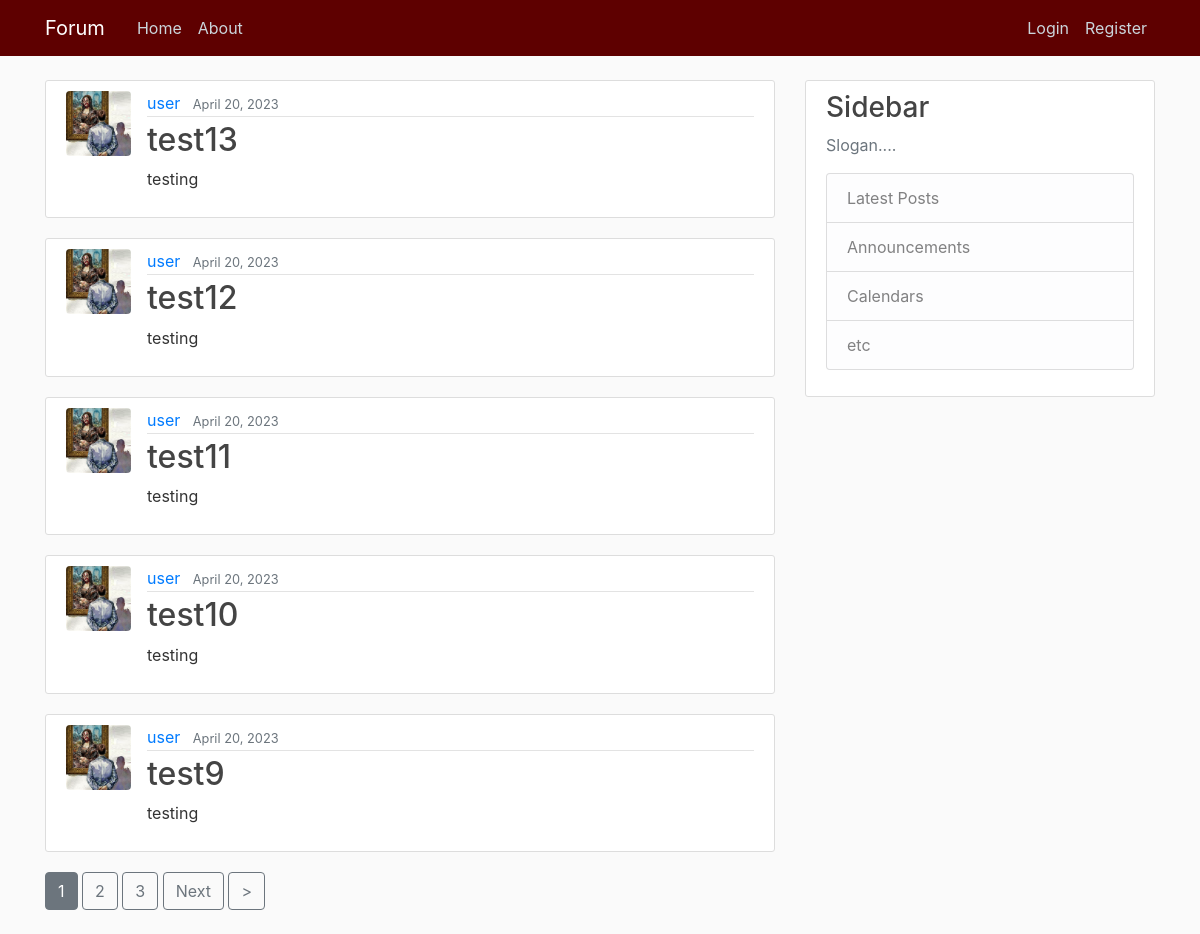
The app's page /, older data.
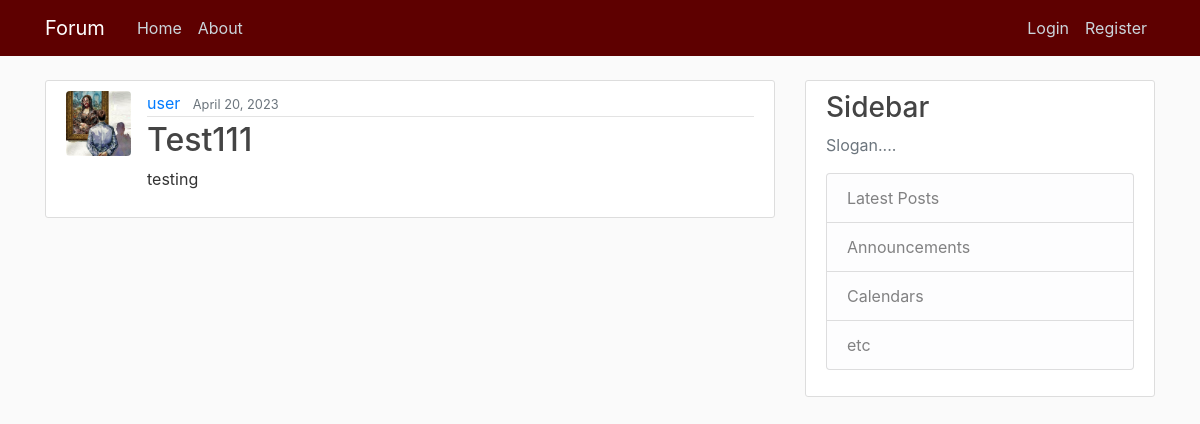
The same page, newer data.
### blog/models.py (models this page shows, shortened)
class Post(models.Model):
    title = models.CharField(max_length=150)                    # Title field for 150 characters
    content = models.TextField()                                # Text field
    date_posted = models.DateTimeField(default=timezone.now)    # Time Stamp for the defaults Time Zone
    author = models.ForeignKey(User, on_delete=models.CASCADE)  # User if User gets delete, so are its Posts

### users/models.py (models this page shows, shortened)
class Profile(models.Model):
    user = models.OneToOneField(User, on_delete=models.CASCADE)
    image = models.ImageField(default='default.png' or 'default_a', upload_to='profile_img')

### blog/views.py (the view)
# urls.py: path('', PostListView.as_view(), name='blog-home'),
class PostListView(ListView):
    model = Post
    template_name = 'blog/home.html'
    context_object_name = 'posts'
    ordering = ['-date_posted']
    paginate_by = 5

### blog/templates/blog/home.html (shortened to what this page needs)
{% extends "blog/base.html" %}
{% block content %}
    {% for post in posts %}
        <article class="media content-section">
          <img class="rounded img-frame" src="{{ post.author.profile.image.url }}" alt="">
          <div class="media-body">
            <div class="article-metadata">
              <a class="mr-2" href="#">{{ post.author }}</a>
              <small class="text-muted">{{ post.date_posted|date:"N d, Y" }}</small>
            </div>
            <h2><a class="article-title" href="{% url 'post-detail' post.id %}">{{ post.title }}</a></h2>
            <p class="article-content">{{ post.content }}</p>
          </div>
        </article>
    {% endfor %}
    {% if is_paginated %}
      {% for num in page_obj.paginator.page_range %}
        {% if page_obj.number == num %}
          <a class="btn btn-secondary mb-4" href="?page={{ num }}">{{ num }}</a>
        {% elif num > page_obj.number|add:'-3' and num < page_obj.number|add:'3' %}
          <a class="btn btn-outline-secondary mb-4" href="?page={{ num }}">{{ num }}</a>
        {% endif %}
      {% endfor %}
      {% if page_obj.has_next %}
        <a class="btn btn-outline-secondary mb-4" href="?page={{ page_obj.next_page_number }}">Next</a>
        <a class="btn btn-outline-secondary mb-4" href="?page={{ page_obj.paginator.num_pages }}">></a>
      {% endif %}
    {% endif %}
{% endblock %}

Row changes from the older to the newer data that the page shows:
removed Post: author.profile.image (placeholder picture), author "user", date_posted "April 20, 2023", title "test13", content "testing"
removed Post: author.profile.image (placeholder picture), author "user", date_posted "April 20, 2023", title "test12", content "testing"
removed Post: author.profile.image (placeholder picture), author "user", date_posted "April 20, 2023", title "test11", content "testing"
removed Post: author.profile.image (placeholder picture), author "user", date_posted "April 20, 2023", title "test10", content "testing"
removed Post: author.profile.image (placeholder picture), author "user", date_posted "April 20, 2023", title "test9", content "testing"
added Post: author.profile.image (placeholder picture), author "user", date_posted "April 20, 2023", title "Test111", content "testing"
Text that changed along with them:
list line gone: "1"
list line gone: "2"
list line gone: "3"
text no longer shown: "Next >"
